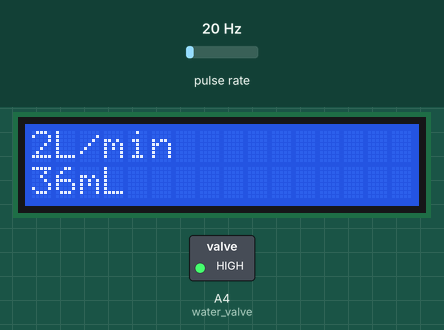
A sketch run on a simulated Arduino Uno, built with avr-gcc and run on an emulated ATmega328P. Parts: 16×2 character LCD, switched loads named in the sketch (green lamp = pin HIGH). Wiring (inferred from the names in the program): pulse sensor: data pin 2. The test bench sets the inputs (shaded band); at power-on: pulse rate 20 Hz.

Above: at 1.6 s.
1.7 s: pulse rate (sensor on pin 2) set to 4 Hz
At 2.4 s:
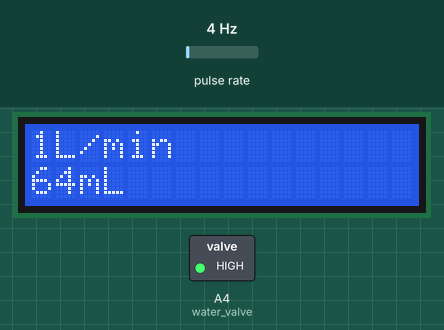
4.5 s: pulse rate (sensor on pin 2) set to 50 Hz
At 5.8 s:
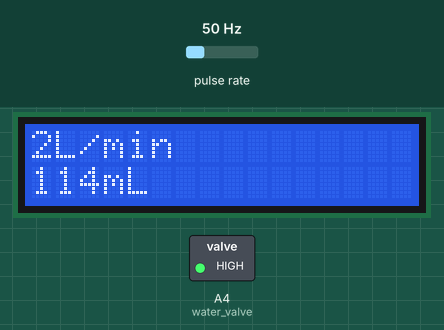
7.5 s: pulse rate (sensor on pin 2) set to 100 Hz
At 8.8 s:
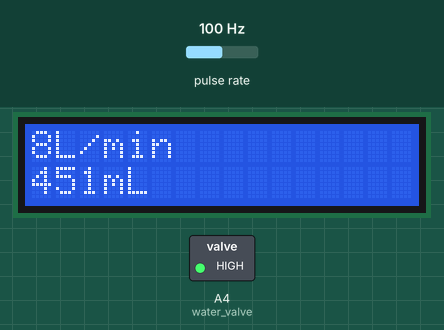
Timing chart, 0 to 10.5 s (numbered marks = the images above; inputs shaded):
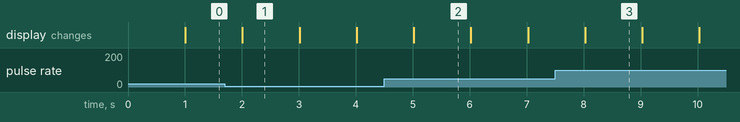

The sketch:

calibracao_fluxo.ino
```cpp
#include <LiquidCrystal.h>
#define btnRIGHT  0
#define btnUP     1
#define btnDOWN   2
#define btnLEFT   3
#define btnSELECT 4
#define btnNONE   5
#define water_valve A4

LiquidCrystal lcd(8, 9, 4, 5, 6, 7);
byte statusLed    = 13;
// litre/minute of flow.
float calibrationFactor = 8.7;
byte sensorInterrupt = 0;  // 0 = digital pin 2
byte sensorPin       = 2;
volatile byte pulseCount;

float flowRate;
unsigned int flowMilliLitres;
unsigned long totalMilliLitres;

unsigned long oldTime;
int lcd_key     = 0;
long int s = 0;
int read_LCD_buttons()
{
  int adc_key_in  = 0;
 adc_key_in = analogRead(1);      // read the value from the sensor
 // my buttons when read are centered at these valies: 0, 144, 329, 504, 741
 // we add approx 50 to those values and check to see if we are close
 if (adc_key_in > 1000) return btnNONE; // We make this the 1st option for speed reasons since it will be the most likely result
 // For V1.1 us this threshold
 if (adc_key_in < 50)   return btnRIGHT;
 if (adc_key_in < 250)  return btnUP;
 if (adc_key_in < 450)  return btnDOWN;
 if (adc_key_in < 650)  return btnLEFT;
 if (adc_key_in < 850)  return btnSELECT;
 return btnNONE;  // when all others fail, return this...
}
void pulseCounter()
{
  // Increment the pulse counter
  pulseCount++;
}

void setup() {
  // put your setup code here, to run once:
lcd.begin(16, 2);
pinMode(water_valve, OUTPUT);
digitalWrite(water_valve, HIGH);
pinMode(sensorPin, INPUT);
  digitalWrite(sensorPin, HIGH);

  pulseCount        = 0;
  flowRate          = 0.0;
  flowMilliLitres   = 0;
  totalMilliLitres  = 0;
  oldTime           = 0;
  attachInterrupt(sensorInterrupt, pulseCounter, FALLING);

}


void loop() {
  //lcd_key = read_LCD_buttons();

//while(lcd_key == btnNONE){  // put your main code here, to run repeatedly:

  //int sensorValue = analogRead(A1);
  //lcd.print(sensorValue);
  //s += sensorValue;
  //lcd.setCursor(0,1);
  //lcd.print(s);
  //delay(500);
  //lcd_key = read_LCD_buttons();
   if((millis() - oldTime) > 1000)    // Only process counters once per second
  {
    lcd.clear();
    // Disable the interrupt while calculating flow rate and sending the value to
    // the host
    detachInterrupt(sensorInterrupt);

    // Because this loop may not complete in exactly 1 second intervals we calculate
    // the number of milliseconds that have passed since the last execution and use
    // that to scale the output. We also apply the calibrationFactor to scale the output
    // based on the number of pulses per second per units of measure (litres/minute in
    // this case) coming from the sensor.
    flowRate = ((1000.0 / (millis() - oldTime)) * pulseCount) / calibrationFactor;

    // Note the time this processing pass was executed. Note that because we've
    // disabled interrupts the millis() function won't actually be incrementing right
    // at this point, but it will still return the value it was set to just before
    // interrupts went away.
    oldTime = millis();

    // Divide the flow rate in litres/minute by 60 to determine how many litres have
    // passed through the sensor in this 1 second interval, then multiply by 1000 to
    // convert to millilitres.
    flowMilliLitres = (flowRate / 60) * 1000;

    // Add the millilitres passed in this second to the cumulative total
    totalMilliLitres += flowMilliLitres;

    unsigned int frac;

    // Print the flow rate for this second in litres / minute

    lcd.print(int(flowRate));  // Print the integer part of the variable
    lcd.print("L/min");


    // Print the cumulative total of litres flowed since starting
    lcd.setCursor(0,1);
    lcd.print(totalMilliLitres);
    lcd.println("mL");


    // Reset the pulse counter so we can start incrementing again
    pulseCount = 0;

    // Enable the interrupt again now that we've finished sending output
    attachInterrupt(sensorInterrupt, pulseCounter, FALLING);
  }
//}
}
```

Measured:
- what the display in image 1 shows lasts 1.0 s, from 2.0 s to 3.0 s
